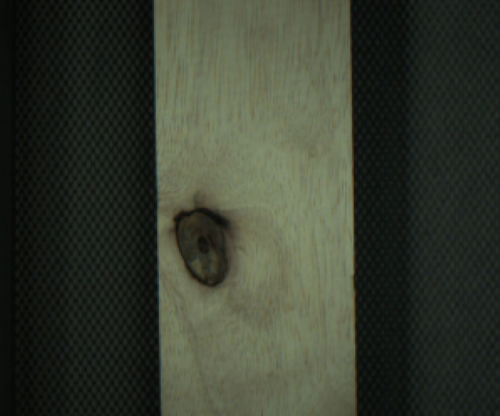
#> input picture docs/notebooks/images/board_in_conveyor.png, 500 x 416 px
$ jupyter execute 1_board_detection.ipynb
#> lines starting #> are read from the running program, lines starting #| are printed output that depends on the picture; after the words box and inside, x2 and y2 are one past the last pixel; in counts of white or black regions, pixels touching at a corner belong together
# Board Detection and Edge Detection

For the Peak Renewables project, the images of the wooden boards will be obtained from above the conveyor, where one of the face grains will be exposed to the image. This face grain is our region of interest (ROI).

Rather than trying to detect the defects on the original image consisting of background noise and a larger image size overall, it is pertinent to crop the image and upscale in order to eliminate the background around the wooden board.

Firstly, we must import the required modules.

[cell 1]
import cv2
import numpy as np
import matplotlib.pyplot as plt
import glob

Then I read the image. By default, it is BGR format. To display the image in RGB format, I need to convert it to BGR.

[cell 2]
src_img = cv2.imread('../images/board_in_conveyor.png') #read the image
#> src_img is the input picture: shape (416, 500, 3); mean B, G, R 47, 59.7, 54.6

#image is in BGR format, so convert it to RGB format
plt.imshow(cv2.cvtColor(src_img, cv2.COLOR_BGR2RGB))
plt.axis('off')
plt.show()

I then convert it from BGR to Grayscale. This reduces the image from 3 channels that represent colour to 1 channel that represents intensity.

[cell 3]
img_gray = cv2.cvtColor(src_img, cv2.COLOR_BGR2GRAY) #convert to grayscale
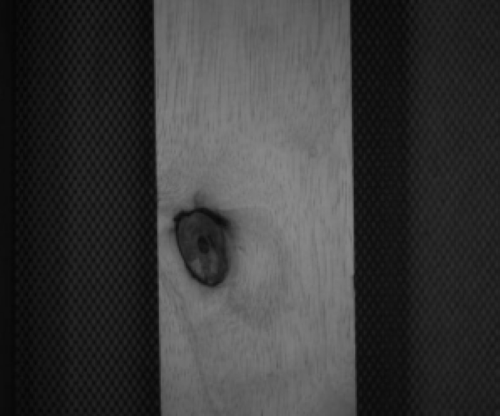
#> img_gray: shape (416, 500); min 4, max 138, mean 56.8

plt.axis('off')
plt.imshow(img_gray, cmap='gray')
plt.show()

I then need to convert the image to binary. This is done with the threshold function which essentially takes in a threshold value and approximation method.

If pixels fall below the threshold, they are converted to black, and if they are above the threshold, they are converted to white.

[cell 4]
__, thresh = cv2.threshold(img_gray, 100, 255, cv2.CHAIN_APPROX_NONE)
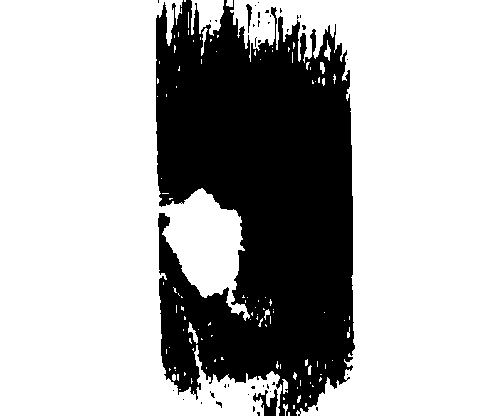
#> thresh: shape (416, 500); 70.2% white; 39 black regions (35 under 20 px), largest, box (x1, y1, x2, y2) and area: (156, 0, 355, 416) 61316, (253, 389, 278, 416) 305, (246, 4, 252, 33) 77, (216, 401, 222, 408) 20

plt.axis('off')
plt.imshow(thresh, cmap='gray')
plt.show()

Next is to use the findContours function to obtain point vectors of all the contours in the image.

A contour is a curve joining all the continuous points along a boundary which have the same color or intensity.

#### How the find contours function works

The findContours function has 3 parameters. The source image, the contour retrieval mode, and the contour approximation method. It returns the contours and hierarchy of the contours.

The **contour approximation method** just modifies the way boundary coordinates are stored. If you pass cv2.**CHAIN_APPROX_NONE**, every boundary point is stored. cv2.**CHAIN_APPROX_SIMPLE** saves memory by removing any redundant points and compresses the contour. (like just having the two end points of a line vs all the points on the line).

The **contour retrieval mode** specifies the how the hierarchy of the contours are saved. The hierarchy defines the relationships between each contour.

This function assumes that the object of interest is white and the background is black.

[cell 5]
inverted_binary = ~thresh
#> inverted_binary: shape (416, 500); 29.8% white; 39 white regions (35 under 20 px)

#find contours
contours,hierarchy = cv2.findContours(inverted_binary, cv2.RETR_EXTERNAL, cv2.CHAIN_APPROX_SIMPLE)
#> contours = 39 contours, 36 with area under 20; largest, box (x1, y1, x2, y2) and area: (156, 0, 355, 416) 60936, (253, 389, 278, 416) 235, (246, 4, 252, 33) 48
# Where the arguments are (src, contour retrieval mode, contour approximation method)
contours
#> Out has the same summary as contours

Below illustrates what exactly the contour vectors map to by using the drawContours function.

[cell 6]
img_copy = src_img.copy()
cv2.drawContours(img_copy, contours, -1, (0,255,0), 3)
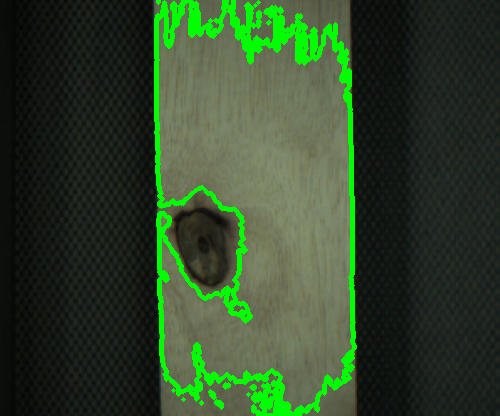
#> img_copy: shape (416, 500, 3); 6.44% of pixels changed, all inside (x1, y1, x2, y2) = (154, 0, 357, 416)

plt.axis('off')
plt.imshow(img_copy)
plt.show()

The BoundRect function will estimate a bounding box around a given contour.

[cell 7]
largest = max(contours, key=cv2.contourArea)
#> largest = contour of 1193 points, box (x1, y1, x2, y2) (156, 0, 355, 416), area 60936

[cell 8]
#Drawing a bounding box around the largest contour
x,y,w,h = cv2.boundingRect(largest)
#> x = 156; y = 0; w = 199; h = 416

cv2.rectangle(src_img,(x,y),(x+w,y+h),(0,255,0),2)
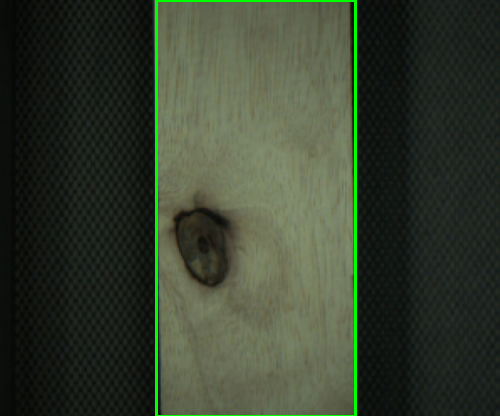
#> src_img: shape (416, 500, 3); 1.48% of pixels changed, all inside (x1, y1, x2, y2) = (155, 0, 357, 416)
#params are (src, top-left vertex, bottom-right vertex, color, thickness)

plt.axis('off')
plt.imshow(src_img)
plt.show()

Now we can crop the image accordingly to the contour in the image. The image might not have a black background or might have defects caught in the contouring method, so we need a way to find the right contour. In this implementation, we are making the assumption that the largest contour should map to the board.

Another issue that might arise is that the board might not be straight, so the cropping might not work properly. To counteract so, we find the angle of the contour and transform the image with cv2.warpAffine.

[cell 9]
img_cropped = src_img[y+5:y+h-5, x+5:x+w-10] # cut 5 pixel from each side so no black on both sides
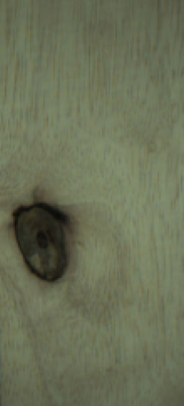
#> img_cropped: shape (406, 184, 3); mean B, G, R 86.4, 112.3, 106.3

plt.axis('off')
plt.imshow(img_cropped)
plt.show()

$ run again, with docs/notebooks/images/bottom_1_edited.jpeg saved as docs/notebooks/images/board_in_conveyor.png
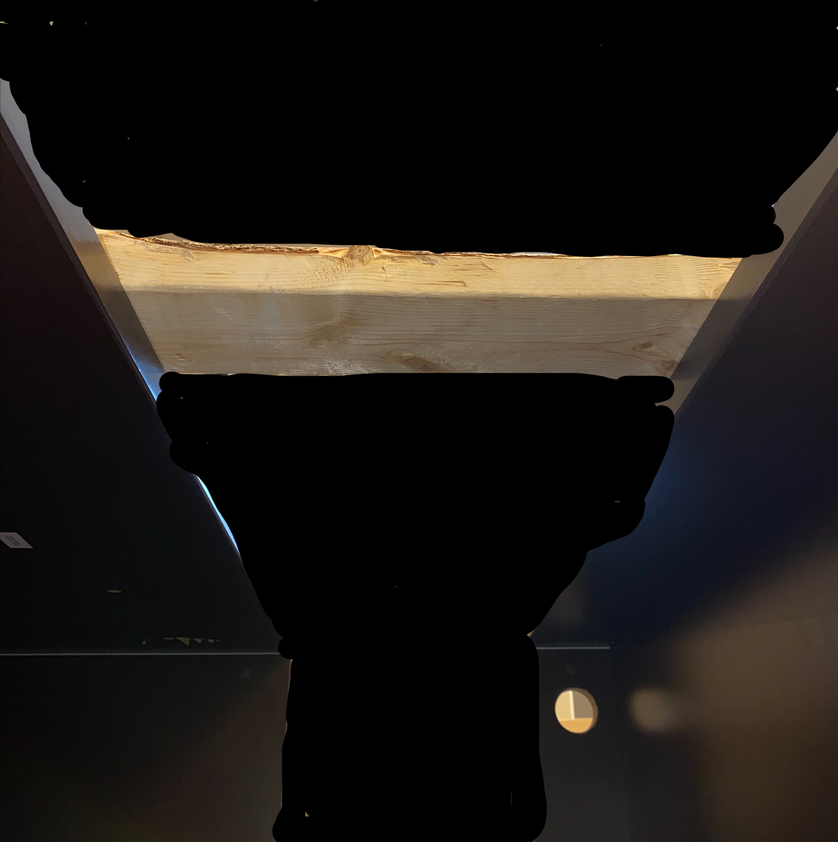
#> input picture docs/notebooks/images/bottom_1_edited.jpeg, 838 x 842 px, shrunk from 1797 x 1806 before the run
#> src_img is the input picture: shape (842, 838, 3); mean B, G, R 21.3, 24.9, 28.8
#> `__, thresh = cv2.threshold(img_gray, 100, 255, cv2.CHAIN_APPROX_NONE)`:
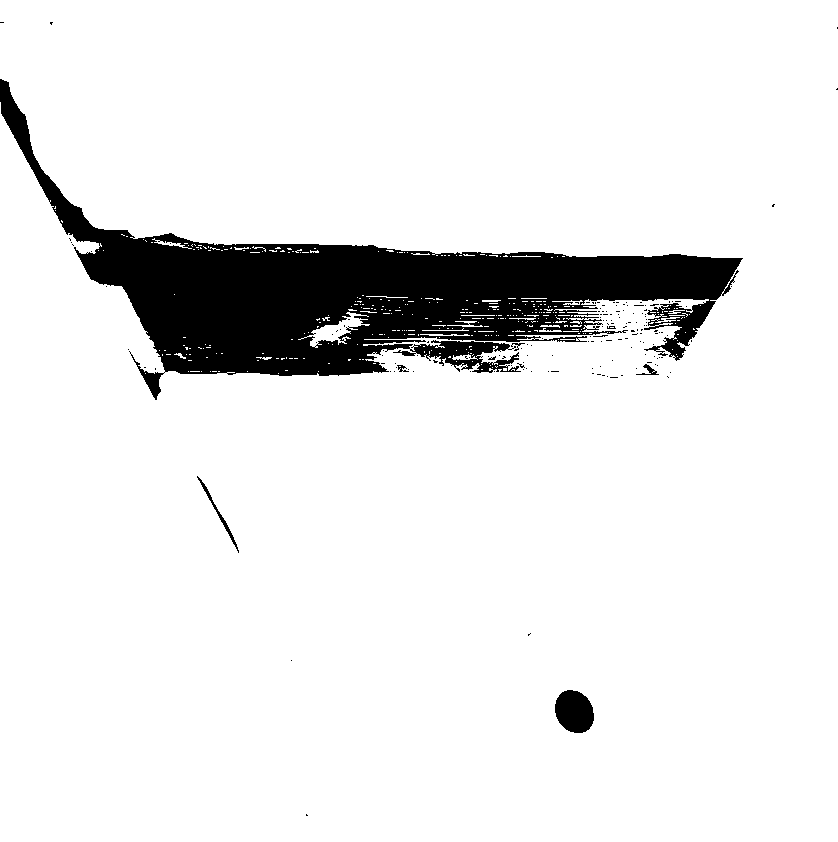
#> thresh: shape (842, 838); 90.9% white; 160 black regions (154 under 20 px), largest, box (x1, y1, x2, y2) and area: (0, 79, 743, 400) 62231, (555, 690, 594, 733) 1305, (197, 476, 239, 553) 242, (636, 364, 659, 375) 84, (397, 365, 409, 372) 41, (511, 343, 525, 351) 34
#> inverted_binary: shape (842, 838); 9.1% white; 160 white regions (154 under 20 px)
#> contours = 150 contours, 145 with area under 20; largest, box (x1, y1, x2, y2) and area: (0, 79, 743, 400) 63406, (555, 690, 594, 733) 1246, (197, 476, 239, 553) 165, (636, 364, 659, 375) 54, (397, 365, 409, 372) 24
#> Out has the same summary as contours
#> img_copy: shape (842, 838, 3); 2.7% of pixels changed, all inside (x1, y1, x2, y2) = (0, 20, 838, 818)
#> largest = contour of 1756 points, box (x1, y1, x2, y2) (0, 79, 743, 400), area 63406
#> x = 0; y = 79; w = 743; h = 321
#> src_img: shape (842, 838, 3); 0.86% of pixels changed, all inside (x1, y1, x2, y2) = (0, 78, 745, 402)
#> `img_cropped = src_img[y+5:y+h-5, x+5:x+w-10]`:
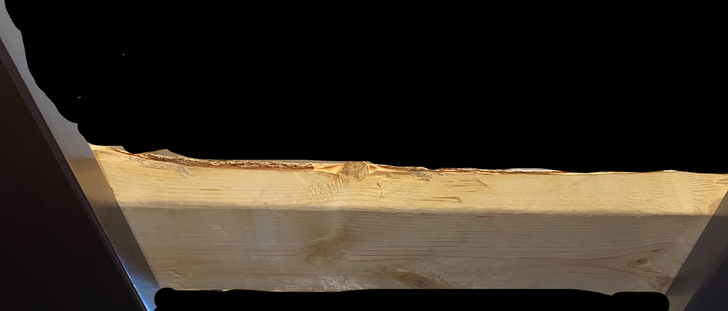
#> img_cropped: shape (311, 728, 3); mean B, G, R 36.4, 47.2, 55.7
